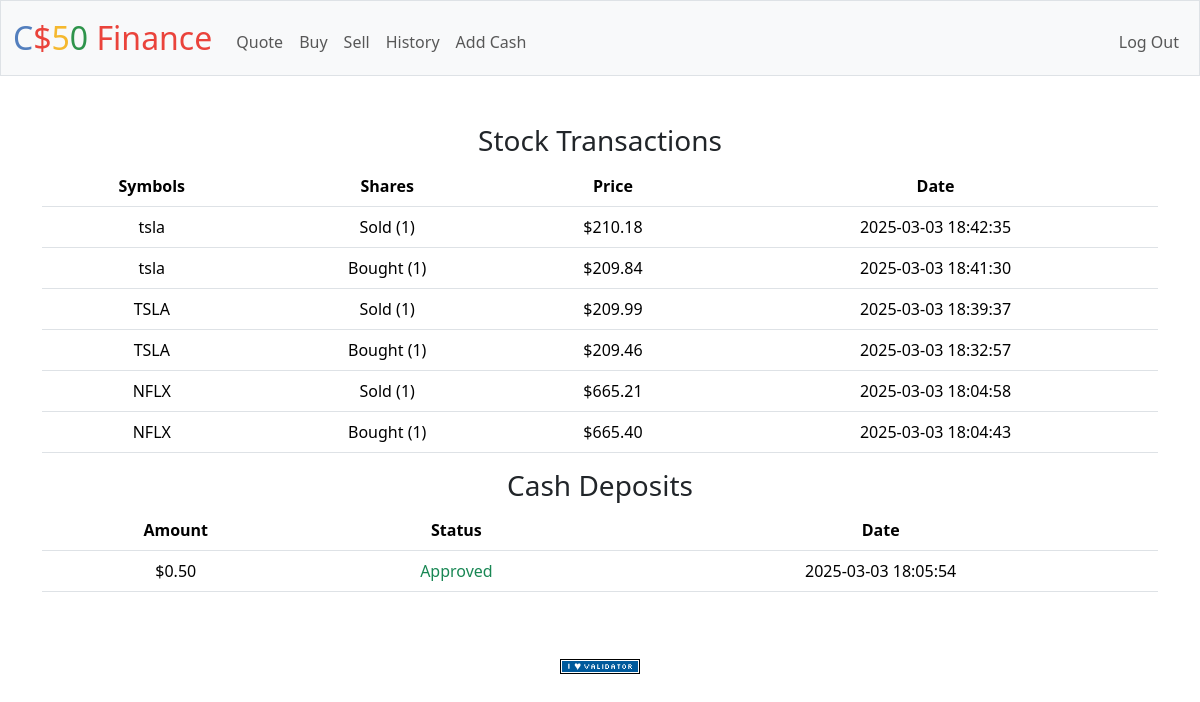
The app's page /history (signed in), older data.
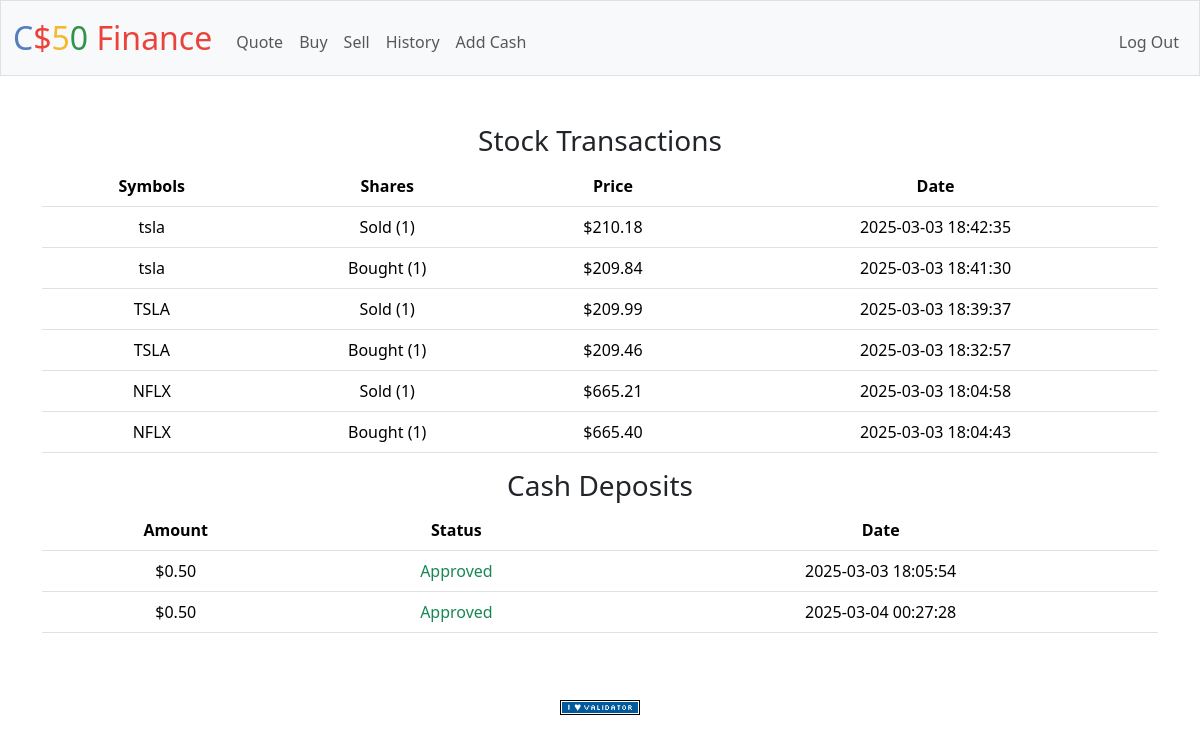
The same page, newer data.
### tables this page shows
CREATE TABLE "transactions" (
    id INTEGER PRIMARY KEY AUTOINCREMENT NOT NULL,
    user_id INTEGER NOT NULL,
    symbol TEXT NOT NULL,
    shares INTEGER NOT NULL,
    price NUMERIC NOT NULL,
    transacted TIMESTAMP DEFAULT CURRENT_TIMESTAMP NOT NULL,
    type TEXT NOT NULL DEFAULT 'BUY', timestamp DATETIME,
    FOREIGN KEY(user_id) REFERENCES users(id)
);

CREATE TABLE cash_transactions (
    id INTEGER PRIMARY KEY AUTOINCREMENT,
    user_id INTEGER NOT NULL,
    amount REAL NOT NULL,
    status TEXT CHECK(status IN ('Pending', 'Approved', 'Denied')) DEFAULT 'Pending',
    timestamp DATETIME DEFAULT CURRENT_TIMESTAMP,
    FOREIGN KEY(user_id) REFERENCES users(id)
);

### app.py (the view)
@app.route("/history")
@login_required
def history():
    user_id = session["user_id"]
    transactions = db.execute(
        "SELECT symbol, shares, price, transacted FROM transactions WHERE user_id = ? ORDER BY transacted DESC",
        session["user_id"]
    )
    cash_transactions = db.execute(
        "SELECT amount, status, timestamp FROM cash_transactions WHERE user_id = :user_id",
        user_id=user_id
    )
    return render_template("history.html", transactions=transactions, cash_transactions=cash_transactions)

### app.py (called while the page is built)
@app.after_request
def after_request(response):
    response.headers["Cache-Control"] = "no-cache, no-store, must-revalidate"
    response.headers["Expires"] = 0
    response.headers["Pragma"] = "no-cache"
    return response

### helpers.py (called while the page is built)
def login_required(f):
    @wraps(f)
    def decorated_function(*args, **kwargs):
        if session.get("user_id") is None:
            return redirect("/login")
        return f(*args, **kwargs)
    return decorated_function

### templates/history.html (shortened to what this page needs)
{% extends "layout.html" %}
{% block main %}
<h3>Stock Transactions</h3>
<table class="table">
    <thead>
        <tr>
            <th scope="col">Symbols</th>
            <th scope="col">Shares</th>
            <th scope="col">Price</th>
            <th scope="col">Date</th>
        </tr>
    </thead>
    <tbody>
        {% for stock in transactions %}
        <tr>
            <td>{{ stock.symbol }}</td>
            <td>
                {% if stock.shares < 0 %} Sold ({{ -stock.shares }}) {% else %} Bought ({{ stock.shares }}) {% endif %}
                    </td>
            <td>${{ "%.2f"|format(stock.price) }}</td>
            <td> {{ stock.transacted  }} {{ stock.timestamp }}</td>
        </tr>
        {% endfor %}
    </tbody>
</table>
<h3>Cash Deposits</h3>
<table class="table">
    <thead>
        <tr>
            <th scope="col">Amount</th>
            <th scope="col">Status</th>
            <th scope="col">Date</th>
        </tr>
    </thead>
    <tbody>
        {% for cash in cash_transactions %}
        <tr>
            <td>${{ "%.2f"|format(cash.amount) }}</td>
            <td>
                {% if cash.status == "Approved" %}
                <span class="text-success">Approved</span>
                {% elif cash.status == "Pending" %}
                <span class="text-warning">Pending</span>
                {% else %}
                <span class="text-danger">Denied</span>
                {% endif %}
            </td>
            <td>{{ cash.timestamp }}</td>
        </tr>
        {% endfor %}
    </tbody>
</table>
{% endblock %}

### templates/layout.html (shortened to what this page needs)
<!DOCTYPE html>
<html lang="en">
    <head>
        <link href="https://cdn.jsdelivr.net/npm/bootstrap@5.3.3/dist/css/bootstrap.min.css" rel="stylesheet">
        <link href="/static/styles.css" rel="stylesheet">
    </head>
    <body>
        <nav class="bg-light border navbar navbar-expand-md navbar-light">
            <div class="container-fluid">
                <a class="navbar-brand" href="/"><span class="blue">C</span><span class="red">$</span><span class="yellow">5</span><span class="green">0</span> <span class="red">Finance</span></a>
                <div class="collapse navbar-collapse" id="navbar">
                    {% if session["user_id"] %}
                        <ul class="navbar-nav me-auto mt-2">
                            <li class="nav-item"><a class="nav-link" href="/quote">Quote</a></li>
                            <li class="nav-item"><a class="nav-link" href="/buy">Buy</a></li>
                            <li class="nav-item"><a class="nav-link" href="/sell">Sell</a></li>
                            <li class="nav-item"><a class="nav-link" href="/history">History</a></li>
                            <li class="nav-item"><a class="nav-link" href="add_cash">Add Cash</a></li>
                        </ul>
                        <ul class="navbar-nav ms-auto mt-2">
                            <li class="nav-item"><a class="nav-link" href="/logout">Log Out</a></li>
                        </ul>
                    {% else %}
                        <ul class="navbar-nav ms-auto mt-2">
                            <li class="nav-item"><a class="nav-link" href="/register">Register</a></li>
                            <li class="nav-item"><a class="nav-link" href="/login">Log In</a></li>
                        </ul>
                    {% endif %}
                </div>
            </div>
        </nav>
        <main class="container py-5 text-center">
            {% block main %}{% endblock %}
        </main>
        <footer class="mb-5">
            <form action="https://validator.w3.org/check" class="text-center" enctype="multipart/form-data" method="post" target="_blank">
                <input alt="Validate" src="/static/I_heart_validator.png" type="image">
            </form>
        </footer>
    </body>
</html>

### static/styles.css (style rules this page uses)
nav .navbar-brand { font-size: xx-large; }
nav .navbar-brand .blue { color: #537fbe; }
nav .navbar-brand .red { color: #ea433b; }
nav .navbar-brand .yellow { color: #f5b82e; }
nav .navbar-brand .green { color: #2e944b; }

Row changes from the older to the newer data that the page shows:
added cash_transactions: amount "0.50", status "Approved", timestamp "2025-03-04 00:27:28"
